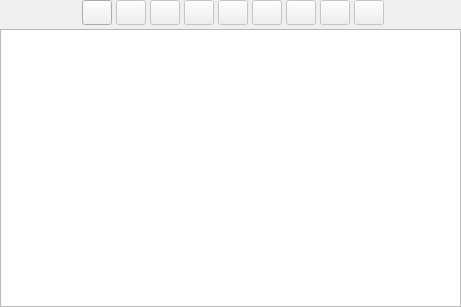
<?xml version="1.0" encoding="UTF-8"?>
<ui version="4.0">
 <class>TabelaObjetosWidget</class>
 <widget class="QWidget" name="TabelaObjetosWidget">
  <property name="geometry">
   <rect>
    <x>0</x>
    <y>0</y>
    <width>461</width>
    <height>307</height>
   </rect>
  </property>
  <property name="windowTitle">
   <string>Form</string>
  </property>
  <layout class="QGridLayout" name="tabelaobj_grid">
   <property name="margin">
    <number>0</number>
   </property>
   <property name="spacing">
    <number>4</number>
   </property>
   <item row="0" column="0">
    <spacer name="horizontalSpacer_2">
     <property name="orientation">
      <enum>Qt::Horizontal</enum>
     </property>
     <property name="sizeHint" stdset="0">
      <size>
       <width>97</width>
       <height>22</height>
      </size>
     </property>
    </spacer>
   </item>
   <item row="0" column="1">
    <layout class="QHBoxLayout" name="horizontalLayout">
     <item>
      <widget class="QToolButton" name="adicionar_tb">
       <property name="enabled">
        <bool>true</bool>
       </property>
       <property name="minimumSize">
        <size>
         <width>30</width>
         <height>25</height>
        </size>
       </property>
       <property name="toolTip">
        <string>Adicionar Item</string>
       </property>
       <property name="text">
        <string/>
       </property>
       <property name="icon">
        <iconset resource="../res/resources.qrc">
         <normaloff>:/icones/icones/adicionar.png</normaloff>:/icones/icones/adicionar.png</iconset>
       </property>
       <property name="shortcut">
        <string>Ins</string>
       </property>
      </widget>
     </item>
     <item>
      <widget class="QToolButton" name="remover_tb">
       <property name="enabled">
        <bool>false</bool>
       </property>
       <property name="minimumSize">
        <size>
         <width>30</width>
         <height>25</height>
        </size>
       </property>
       <property name="toolTip">
        <string>Remover Item</string>
       </property>
       <property name="text">
        <string/>
       </property>
       <property name="icon">
        <iconset resource="../res/resources.qrc">
         <normaloff>:/icones/icones/remover.png</normaloff>:/icones/icones/remover.png</iconset>
       </property>
       <property name="shortcut">
        <string>Del</string>
       </property>
      </widget>
     </item>
     <item>
      <widget class="QToolButton" name="atualizar_tb">
       <property name="enabled">
        <bool>false</bool>
       </property>
       <property name="minimumSize">
        <size>
         <width>30</width>
         <height>25</height>
        </size>
       </property>
       <property name="toolTip">
        <string>Atualizar Item</string>
       </property>
       <property name="text">
        <string/>
       </property>
       <property name="icon">
        <iconset resource="../res/resources.qrc">
         <normaloff>:/icones/icones/atualizar.png</normaloff>:/icones/icones/atualizar.png</iconset>
       </property>
       <property name="shortcut">
        <string>Alt+R</string>
       </property>
      </widget>
     </item>
     <item>
      <widget class="QToolButton" name="remover_todas_tb">
       <property name="enabled">
        <bool>false</bool>
       </property>
       <property name="minimumSize">
        <size>
         <width>30</width>
         <height>25</height>
        </size>
       </property>
       <property name="toolTip">
        <string>Excluir Todos</string>
       </property>
       <property name="text">
        <string/>
       </property>
       <property name="icon">
        <iconset resource="../res/resources.qrc">
         <normaloff>:/icones/icones/limpartexto.png</normaloff>:/icones/icones/limpartexto.png</iconset>
       </property>
       <property name="shortcut">
        <string>Shift+Del</string>
       </property>
      </widget>
     </item>
     <item>
      <widget class="QToolButton" name="editar_tb">
       <property name="enabled">
        <bool>false</bool>
       </property>
       <property name="minimumSize">
        <size>
         <width>30</width>
         <height>25</height>
        </size>
       </property>
       <property name="toolTip">
        <string>Editar Item</string>
       </property>
       <property name="text">
        <string/>
       </property>
       <property name="icon">
        <iconset resource="../res/resources.qrc">
         <normaloff>:/icones/icones/editar.png</normaloff>:/icones/icones/editar.png</iconset>
       </property>
       <property name="shortcut">
        <string>Space</string>
       </property>
      </widget>
     </item>
     <item>
      <widget class="QToolButton" name="mover_cima_tb">
       <property name="enabled">
        <bool>false</bool>
       </property>
       <property name="minimumSize">
        <size>
         <width>30</width>
         <height>25</height>
        </size>
       </property>
       <property name="toolTip">
        <string>Mover para cima</string>
       </property>
       <property name="text">
        <string/>
       </property>
       <property name="icon">
        <iconset resource="../res/resources.qrc">
         <normaloff>:/icones/icones/movercima.png</normaloff>:/icones/icones/movercima.png</iconset>
       </property>
       <property name="shortcut">
        <string>Ctrl+Up</string>
       </property>
      </widget>
     </item>
     <item>
      <widget class="QToolButton" name="mover_baixo_tb">
       <property name="enabled">
        <bool>false</bool>
       </property>
       <property name="minimumSize">
        <size>
         <width>30</width>
         <height>25</height>
        </size>
       </property>
       <property name="toolTip">
        <string>Mover para baixo</string>
       </property>
       <property name="text">
        <string/>
       </property>
       <property name="icon">
        <iconset resource="../res/resources.qrc">
         <normaloff>:/icones/icones/moverbaixo.png</normaloff>:/icones/icones/moverbaixo.png</iconset>
       </property>
       <property name="shortcut">
        <string>Ctrl+Down</string>
       </property>
      </widget>
     </item>
     <item>
      <widget class="QToolButton" name="mover_primeiro_tb">
       <property name="enabled">
        <bool>false</bool>
       </property>
       <property name="minimumSize">
        <size>
         <width>30</width>
         <height>25</height>
        </size>
       </property>
       <property name="toolTip">
        <string>Mover para o início</string>
       </property>
       <property name="text">
        <string/>
       </property>
       <property name="icon">
        <iconset resource="../res/resources.qrc">
         <normaloff>:/icones/icones/moverprimeiro.png</normaloff>:/icones/icones/moverprimeiro.png</iconset>
       </property>
       <property name="shortcut">
        <string>Ctrl+Home</string>
       </property>
      </widget>
     </item>
     <item>
      <widget class="QToolButton" name="mover_ultimo_tb">
       <property name="enabled">
        <bool>false</bool>
       </property>
       <property name="minimumSize">
        <size>
         <width>30</width>
         <height>25</height>
        </size>
       </property>
       <property name="toolTip">
        <string>Mover para o fim</string>
       </property>
       <property name="text">
        <string/>
       </property>
       <property name="icon">
        <iconset resource="../res/resources.qrc">
         <normaloff>:/icones/icones/moverultimo.png</normaloff>:/icones/icones/moverultimo.png</iconset>
       </property>
       <property name="shortcut">
        <string>Ctrl+End, Ctrl+S</string>
       </property>
      </widget>
     </item>
    </layout>
   </item>
   <item row="0" column="2">
    <spacer name="horizontalSpacer">
     <property name="orientation">
      <enum>Qt::Horizontal</enum>
     </property>
     <property name="sizeHint" stdset="0">
      <size>
       <width>92</width>
       <height>22</height>
      </size>
     </property>
    </spacer>
   </item>
   <item row="1" column="0" colspan="3">
    <widget class="QTableWidget" name="tabela_tbw">
     <property name="editTriggers">
      <set>QAbstractItemView::NoEditTriggers</set>
     </property>
     <property name="alternatingRowColors">
      <bool>true</bool>
     </property>
     <property name="selectionMode">
      <enum>QAbstractItemView::SingleSelection</enum>
     </property>
     <property name="selectionBehavior">
      <enum>QAbstractItemView::SelectRows</enum>
     </property>
     <property name="iconSize">
      <size>
       <width>16</width>
       <height>16</height>
      </size>
     </property>
     <attribute name="horizontalHeaderCascadingSectionResizes">
      <bool>false</bool>
     </attribute>
     <attribute name="horizontalHeaderHighlightSections">
      <bool>true</bool>
     </attribute>
     <attribute name="horizontalHeaderStretchLastSection">
      <bool>true</bool>
     </attribute>
     <attribute name="verticalHeaderVisible">
      <bool>false</bool>
     </attribute>
     <attribute name="verticalHeaderDefaultSectionSize">
      <number>20</number>
     </attribute>
     <attribute name="verticalHeaderHighlightSections">
      <bool>true</bool>
     </attribute>
     <attribute name="verticalHeaderMinimumSectionSize">
      <number>15</number>
     </attribute>
     <attribute name="verticalHeaderStretchLastSection">
      <bool>false</bool>
     </attribute>
    </widget>
   </item>
  </layout>
 </widget>
 <resources>
  <include location="../res/resources.qrc"/>
 </resources>
 <connections/>
</ui>
